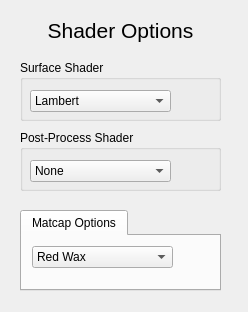
<?xml version="1.0" encoding="UTF-8"?>
<ui version="4.0">
 <class>controls</class>
 <widget class="QWidget" name="controls">
  <property name="geometry">
   <rect>
    <x>0</x>
    <y>0</y>
    <width>248</width>
    <height>312</height>
   </rect>
  </property>
  <property name="windowTitle">
   <string>Control Panel</string>
  </property>
  <widget class="QLabel" name="label">
   <property name="geometry">
    <rect>
     <x>0</x>
     <y>10</y>
     <width>241</width>
     <height>41</height>
    </rect>
   </property>
   <property name="font">
    <font>
     <pointsize>16</pointsize>
    </font>
   </property>
   <property name="text">
    <string>Shader Options</string>
   </property>
   <property name="alignment">
    <set>Qt::AlignCenter</set>
   </property>
  </widget>
  <widget class="QGroupBox" name="groupBox_2">
   <property name="geometry">
    <rect>
     <x>20</x>
     <y>130</y>
     <width>201</width>
     <height>61</height>
    </rect>
   </property>
   <property name="font">
    <font/>
   </property>
   <property name="title">
    <string>Post-Process Shader</string>
   </property>
   <widget class="QComboBox" name="postprocessShaderComboBox">
    <property name="geometry">
     <rect>
      <x>10</x>
      <y>30</y>
      <width>141</width>
      <height>22</height>
     </rect>
    </property>
    <property name="font">
     <font/>
    </property>
    <item>
     <property name="text">
      <string>None</string>
     </property>
    </item>
    <item>
     <property name="text">
      <string>Sobel</string>
     </property>
    </item>
    <item>
     <property name="text">
      <string>Gaussian Blur</string>
     </property>
    </item>
    <item>
     <property name="text">
      <string>Custom</string>
     </property>
    </item>
   </widget>
  </widget>
  <widget class="QGroupBox" name="groupBox">
   <property name="geometry">
    <rect>
     <x>20</x>
     <y>60</y>
     <width>201</width>
     <height>61</height>
    </rect>
   </property>
   <property name="font">
    <font/>
   </property>
   <property name="title">
    <string>Surface Shader</string>
   </property>
   <widget class="QComboBox" name="surfaceShaderComboBox">
    <property name="geometry">
     <rect>
      <x>10</x>
      <y>30</y>
      <width>141</width>
      <height>22</height>
     </rect>
    </property>
    <property name="font">
     <font/>
    </property>
    <item>
     <property name="text">
      <string>Lambert</string>
     </property>
    </item>
    <item>
     <property name="text">
      <string>Blinn-Phong</string>
     </property>
    </item>
    <item>
     <property name="text">
      <string>Matcap</string>
     </property>
    </item>
    <item>
     <property name="text">
      <string>Vertex Deformation</string>
     </property>
    </item>
   </widget>
  </widget>
  <widget class="QTabWidget" name="tabWidget">
   <property name="geometry">
    <rect>
     <x>20</x>
     <y>210</y>
     <width>201</width>
     <height>81</height>
    </rect>
   </property>
   <property name="font">
    <font/>
   </property>
   <property name="currentIndex">
    <number>0</number>
   </property>
   <widget class="QWidget" name="matcapTab">
    <attribute name="title">
     <string>Matcap Options</string>
    </attribute>
    <widget class="QComboBox" name="matcapComboBox">
     <property name="geometry">
      <rect>
       <x>10</x>
       <y>10</y>
       <width>141</width>
       <height>22</height>
      </rect>
     </property>
     <property name="font">
      <font/>
     </property>
     <item>
      <property name="text">
       <string>Red Wax</string>
      </property>
     </item>
     <item>
      <property name="text">
       <string>Silver</string>
      </property>
     </item>
     <item>
      <property name="text">
       <string>Plastic</string>
      </property>
     </item>
     <item>
      <property name="text">
       <string>Gold</string>
      </property>
     </item>
     <item>
      <property name="text">
       <string>Haunted</string>
      </property>
     </item>
     <item>
      <property name="text">
       <string>Surface Normals</string>
      </property>
     </item>
    </widget>
   </widget>
  </widget>
 </widget>
 <resources/>
 <connections/>
</ui>
